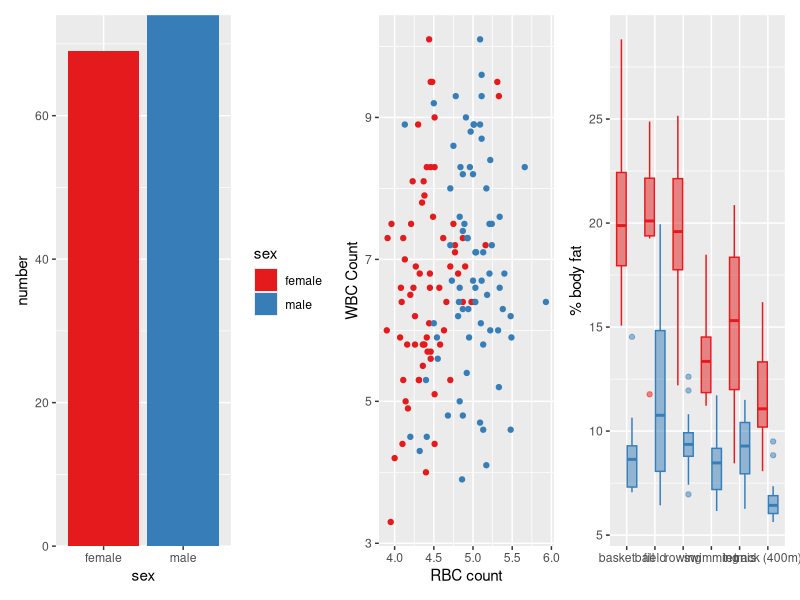
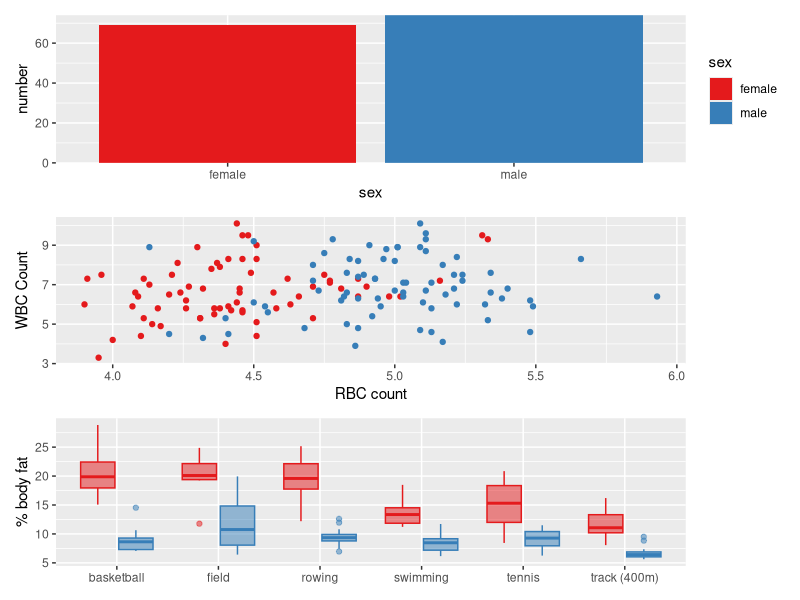
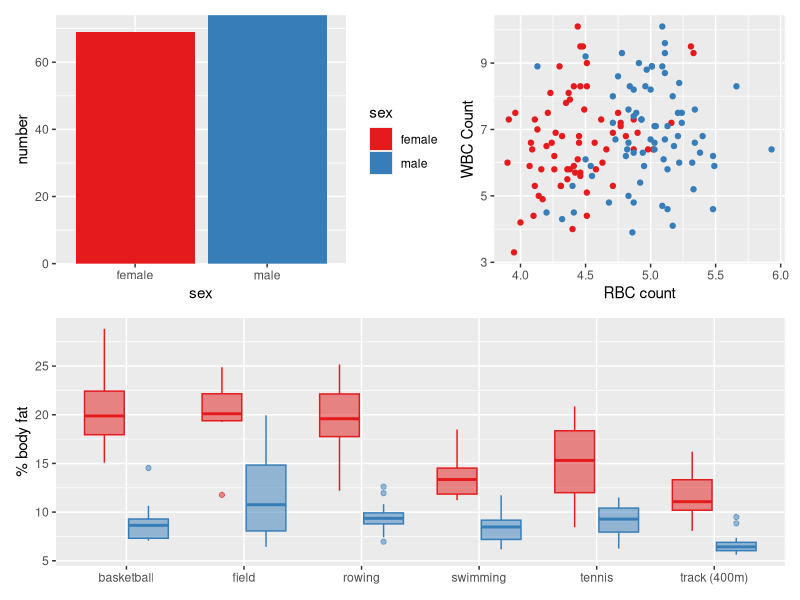
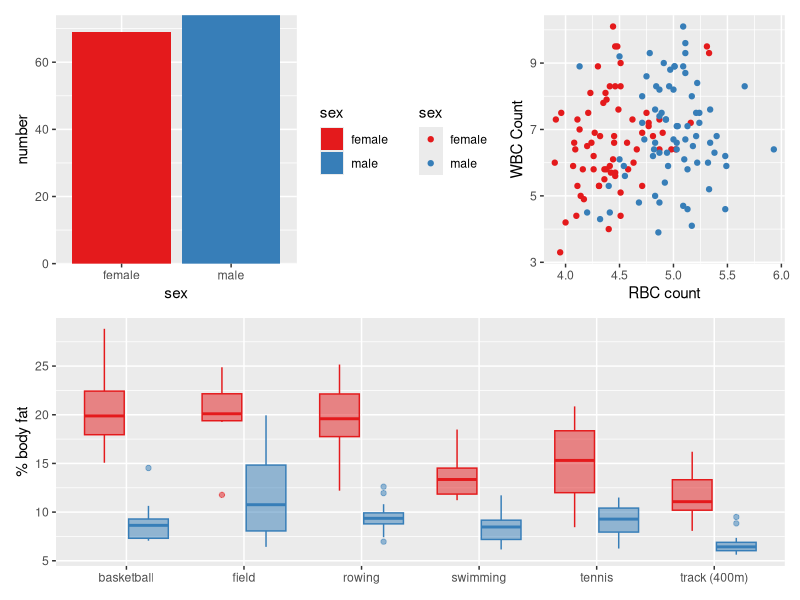
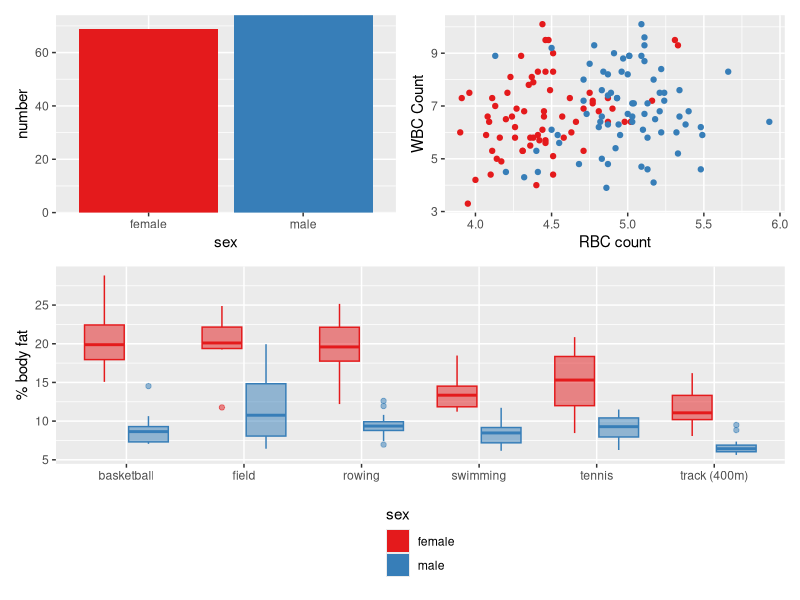
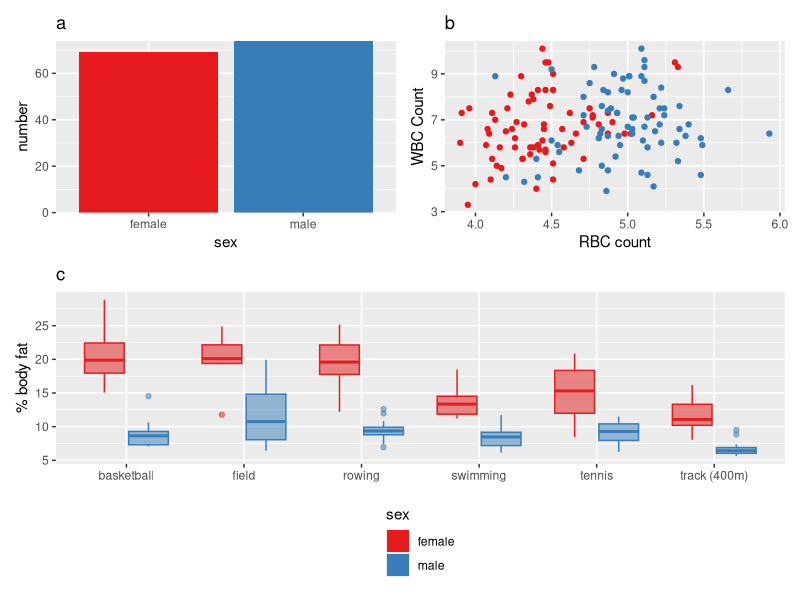
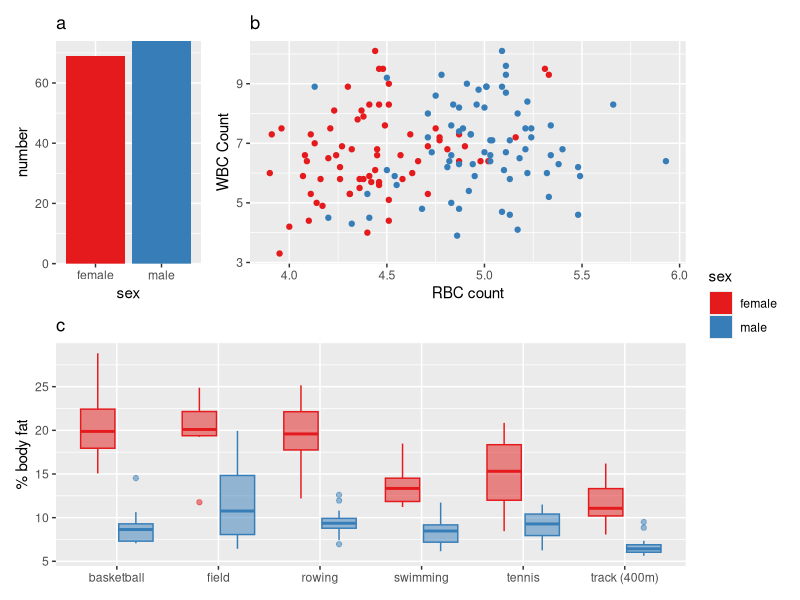
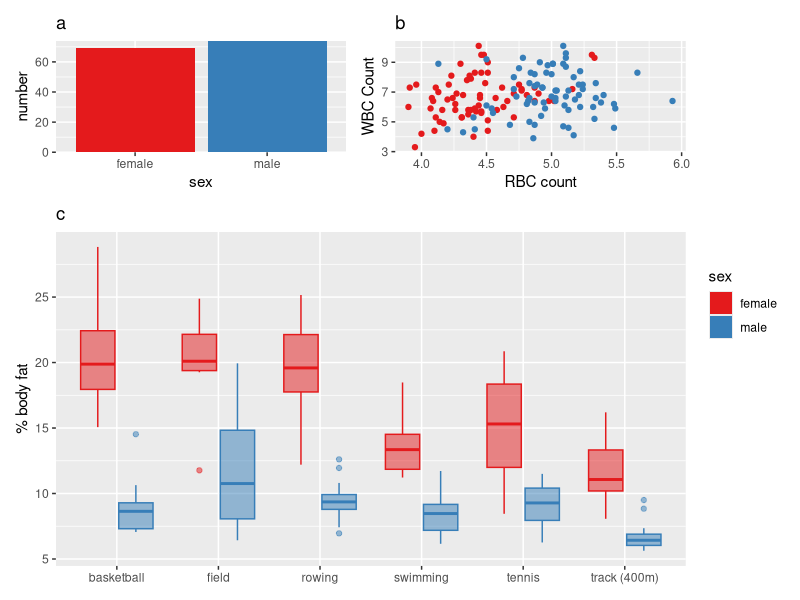

Here is the R script that generated these plots, in order:
## ---- chunk 1
library(knitr)
knitr::opts_chunk$set(cache = TRUE, message = FALSE, warning = FALSE, echo = TRUE, fig.height = 5, retina = 4)
## ---- chunk 2
    library(tidyverse)
    library(patchwork)
    
    athletes <- read_csv("data/athletes.csv") %>%
      filter(sport %in% c("basketball", "field", "rowing", "swimming", "tennis", "track (400m)")) %>%
      mutate(sex = recode(sex, "m" = "male", "f" = "female"))
    
    p <- list()
    p[["bar"]] <- ggplot(count(athletes, sex)) +
      geom_bar(aes(sex, n, fill = sex), stat = "identity") +
      scale_y_continuous(expand = c(0, 0)) +
      scale_fill_brewer(palette = "Set1") +
      labs(y = "number")
    
    p[["scatter"]] <- ggplot(athletes) +
      geom_point(aes(rcc, wcc, col = sex)) +
      scale_color_brewer(palette = "Set1") +
      theme(legend.position = "none") +
      labs(x = "RBC count", y = "WBC Count")
    
    p[["box"]] <- ggplot(athletes) +
      geom_boxplot(aes(sport, pcBfat, col = sex, fill = sex), alpha = 0.5) +
      scale_color_brewer(palette = "Set1") +
      scale_fill_brewer(palette = "Set1") +
      theme(legend.position = "none") +
      labs(y = "% body fat", x = NULL)
## ---- chunk 3
    p[["bar"]] + p[["scatter"]] + p[["box"]]
    p[["bar"]] / p[["scatter"]] / p[["box"]]
    (p[["bar"]] + p[["scatter"]]) / p[["box"]]
## ---- chunk 4
    (p[["bar"]] + p[["scatter"]] + theme(legend.position = "left")) / p[["box"]] # turns legends back on
## ---- chunk 5
    (p[["bar"]] + p[["scatter"]]) / p[["box"]] +
          plot_layout(guides = "collect") &
          plot_annotation(theme = theme(legend.position = "bottom"))
## ---- chunk 6
    p[["bar"]] <- p[["bar"]] + ggtitle("a")
    p[["scatter"]] <- p[["scatter"]] + ggtitle("b")
    p[["box"]] <- p[["box"]] + ggtitle("c")
    
    (p[["bar"]] + p[["scatter"]]) / p[["box"]] +
      plot_layout(guides = "collect") &
      plot_annotation(theme = theme(legend.position = "bottom", title = element_text(size = 10)))
## ---- chunk 7
    (p[["bar"]] + p[["scatter"]] + plot_layout(widths = c(1, 3))) / p[["box"]] +
      plot_layout(guides = "collect")

    (p[["bar"]] + p[["scatter"]]) / p[["box"]] +
      plot_layout(guides = "collect", heights = c(1, 3))
